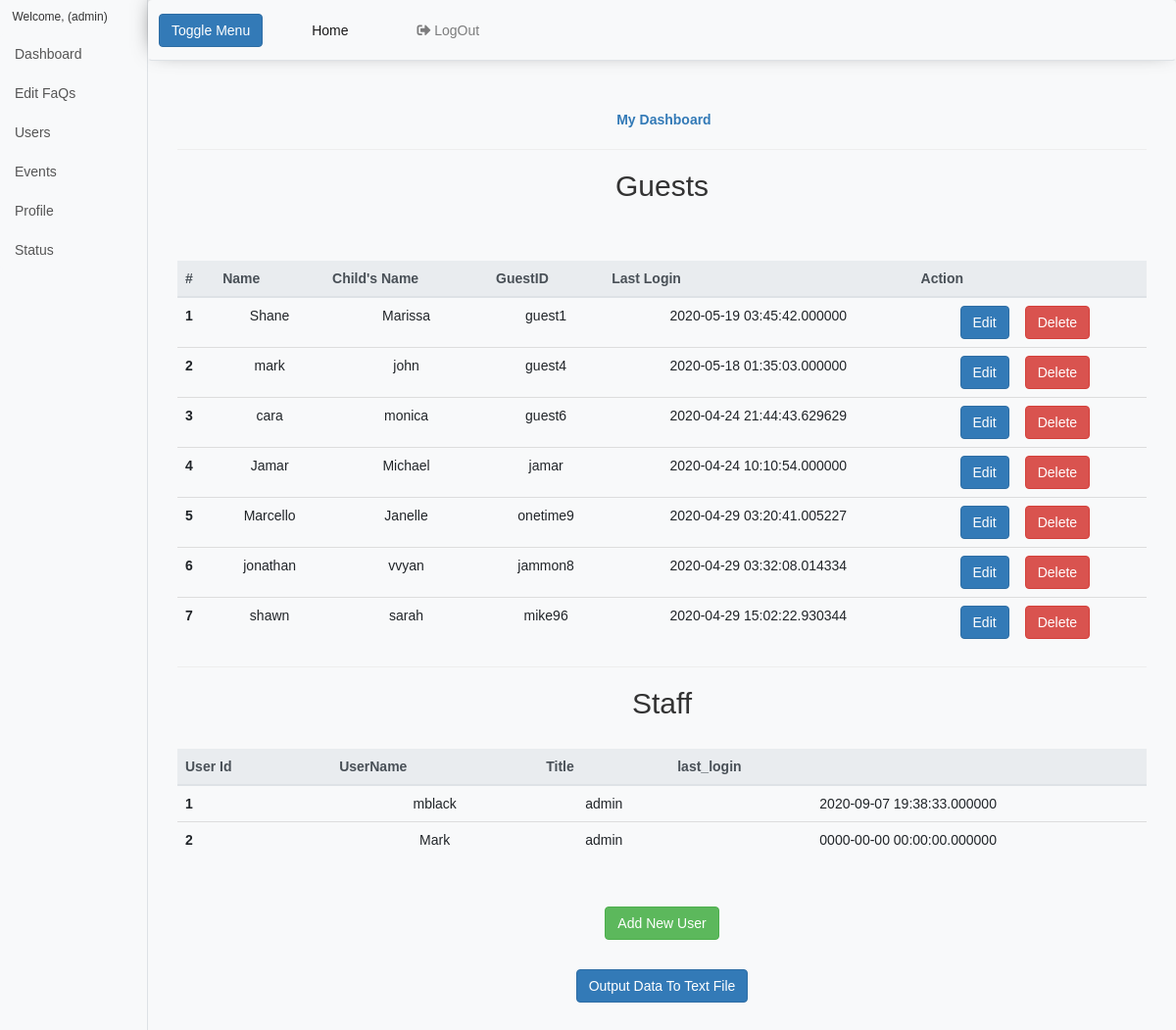
Before: /Hospital/dashboardUsers.php with the older database file.
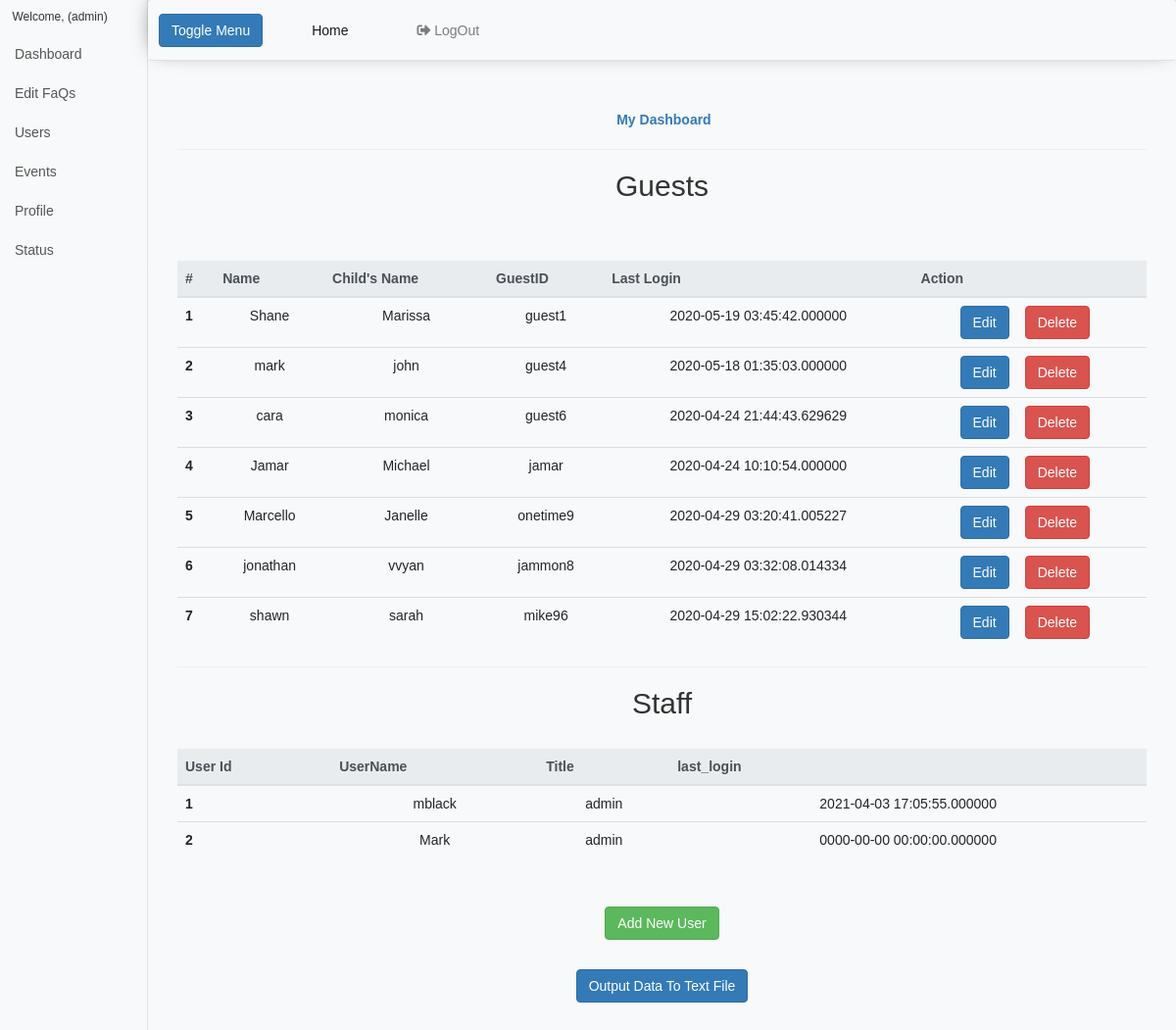
After: the same page with the newer database file.
### tables this page shows
CREATE TABLE `users` (
  `id` int(16) NOT NULL,
  `name` varchar(255) DEFAULT NULL,
  `child_name` varchar(255) DEFAULT NULL,
  `username` varchar(16) NOT NULL,
  `password` varchar(16) NOT NULL,
  `role` varchar(255) NOT NULL DEFAULT 'guest',
  `last_login` timestamp(6) NOT NULL DEFAULT current_timestamp(6) ON UPDATE current_timestamp(6)
);

### Hospital/includes/autoloader.php (called while the page is built, shortened)
<?php
function myAutoLoader($className)
{
	$searchFiles = array(
       	    INCLUDES_DIR.$className.'.php',
			    );
    foreach ($searchFiles as $file) {
    	if (file_exists($file)) {
			return;
    	}
    }
}

### Hospital/includes/manageUsersClass.php (called while the page is built, shortened)
<?php
class manageUsersClass {
  public function getAllUsers()
  {
    $conn = new databaseClass(DB_HOST,DB_UNAME,DB_PASS,DB_DBNAME);
    $stmt = "SELECT * FROM users;";
    $result =  mysqli_query($conn->getDB(),$stmt);
    $resultcheck = mysqli_num_rows($result);
    if($resultcheck > 0)
    {
      while($row = mysqli_fetch_assoc($result))
      {
        $users[] = $row;
      }
      return $users;
    }
  }
}

### Hospital/includes/databaseClass.php (called while the page is built, shortened)
<?php
class databaseClass
{
  private $_mysqli;
  public function __construct(string $db_host,string $users,string $password,string $db_name)
  {
    $this->_mysqli = new mysqli($db_host,$users,$password,$db_name);
  }
  public function getDB()
  {
    return $this->_mysqli;
  }
}

### Hospital/dashboardUsers.php (the view, shortened to what this page needs)
<?php
$getUsers = new manageUsersClass();
$users = $getUsers->getAllUsers();
$countGuest = 0;
$countStaff = 0;
?>
<?php $user = $_SESSION['user']; ?>
<!DOCTYPE html>
<html lang="en">
<head>
    <link rel="stylesheet" href="https://maxcdn.bootstrapcdn.com/bootstrap/4.4.1/css/bootstrap.min.css">
    <link rel="stylesheet" href="https://use.fontawesome.com/releases/v5.6.3/css/all.css"
>
    <link rel="stylesheet" type="text/css" href="css/style.css">
</head>
<body class="bg-light">
    <link href="vendor/bootstrap/css/bootstrap.min.css" rel="stylesheet">
    <link rel="stylesheet" type="text/css" href="css/style.css">
    <link href="css/simple-sidebar.css" rel="stylesheet">
    </head>
    <body class="bg-light">
        <div class="d-flex" id="wrapper">
            <div class="bg-light border-right" id="sidebar-wrapper">
                <div class="sidebar-heading">Welcome, <?php echo $user ?> (admin)</div>
                <div class="list-group list-group-flush">
                    <a href="#" class="list-group-item list-group-item-action bg-light">Dashboard</a>
                    <a href=dashboardFaqs class="list-group-item list-group-item-action bg-light">Edit FaQs</a>
                    <a href="dashboardUsers" class="list-group-item list-group-item-action bg-light">Users</a>
                    <a href="#" class="list-group-item list-group-item-action bg-light">Events</a>
                    <a href="#" class="list-group-item list-group-item-action bg-light">Profile</a>
                    <a href="#" class="list-group-item list-group-item-action bg-light">Status</a>
                </div>
            </div>
            <div id="page-content-wrapper">
                <nav class="navbar navbar-expand-lg navbar-expand-sm navbar-light bg-light border-bottom "
                    role="tablist">
                    <button class="btn btn-primary" id="menu-toggle">Toggle Menu</button>
                    <div class="collapse navbar-collapse" id="navbarSupportedContent">
                        <ul class="navbar-nav ml-auto mt-2 mt-lg-0">
                            <li class="nav-item active">
                                <a class="nav-link" href="index">Home <span class="sr-only">(current)</span></a>
                            </li>
                            <li class="nav-item">
                                <a class="nav-link" href="includes/logout"><i
                                        class="fas fa-sign-out-alt"></i>&nbspLogOut</a>
                            </li>
                    </div>
                </nav>
                <div class="container-fluid">
                    <div class="col-lg-12 col-md-12 col-sm-12 col-xs-12 text-center mt-5">
                        <a href="#"><strong><span class="fa fa-dashboard"></span> My Dashboard</strong></a>
                        <hr>
                        <div class="table-responsive-sm">
                            <table class="table mt-5" id="faqtable">
                                <h2>Guests</h2>
                                <thead class="thead-light">
                                    <tr>
                                        <th scope="col">#</th>
                                        <th scope="col">Name</th>
                                        <th scope="col">Child's Name</th>
                                        <th scope="col">GuestID</th>
                                        <th scope="col">Last Login</th>
                                        <th colspan="2" scope="col">Action</th>
                                    </tr>
                                </thead>
                                <tbody>
                                    <?php foreach ($users as $user) :  ?>
                                    <?php if ($user['role'] != "admin") : ?>
                                    <tr>
                                        <th scope="row"><?php echo ++$countGuest ?></th>
                                        <td><?php echo $user['name'] ?></td>
                                        <td><?php echo $user['child_name'] ?></td>
                                        <td><?php echo $user['username'] ?></td>
                                        <td><?php echo $user['last_login'] ?></td>
                                        <td><a href="dashboardUsers?edit_user=<?php echo $user['id']; ?>"
                                                class="btn btn-primary float-right" id="openuser">Edit</a></td>&nbsp
                                        <td> <a href="includes/process?delete_user=<?php echo $user['id']; ?>"
                                                class="btn btn-danger float-left">Delete</a></td>
                                    </tr>
                                    <?php endif; ?>
                                    <?php endforeach ?>
                                </tbody>
                            </table>
                        </div>
                        <div class="table-responsive-sm">
                            <table class="table mt-5 text-center" id="stafftable">
                                <hr>
                                <h2>Staff</h2>
                                <thead class="thead-light">
                                    <tr>
                                        <th scope="col">User Id</th>
                                        <th scope="col">UserName</th>
                                        <th scope="col">Title</th>
                                        <th scope="col">last_login</th>
                                    </tr>
                                </thead>
                                <tbody>
                                    <?php foreach ($users as $user) :  ?>
                                    <?php if ($user['role'] == "admin") : ?>
                                    <tr>
                                        <th scope="row"><?php echo ++$countStaff ?></th>
                                        <td><?php echo $user['username'] ?></td>
                                        <td><?php echo $user['role'] ?></td>
                                        <td><?php echo $user['last_login'] ?></td>
                                    </tr>
                                    <?php endif; ?>
                                    <?php endforeach ?>
                                </tbody>
                            </table>
                            <button class="btn btn-success mt-5" data-toggle="collapse" data-target="#createuser"> Add
                                New User</button>
                            <form method="post" action="includes/process">
                                <button type="submit" class="btn btn-primary mt-5 mb-10" name="output"><a
                                        href="./file.txt" style="color:white;" download>Output Data To Text File</a>
                                </button>
                            </form>
                        </div>
                    </div>
                </div>
                <br><br><br>
            </div>
    </body>
</html>

### Hospital/css/style.css (style rules this page uses)
body { font-family: "Poppins", sans-serif; }
nav { box-shadow: 0px -5px 22px -8px rgba(0, 0, 0, 0.75); margin-bottom: 10px; }
.navbar-nav > li { margin-right: 20px; padding-left: 30px; padding-right: 10px; }

### Hospital/css/simple-sidebar.css (style rules this page uses)
body { overflow-x: hidden; }
#sidebar-wrapper { min-height: 100vh; margin-left: -15rem; -webkit-transition: margin .25s ease-out; -moz-transition: margin .25s ease-out; -o-transition: margin .25s ease-out; transition: margin .25s ease-out; }
#sidebar-wrapper .sidebar-heading { padding: 0.875rem 1.25rem; font-size: 1.2rem; }
#sidebar-wrapper .list-group { width: 15rem; }
#page-content-wrapper { min-width: 100vw; }
@media (min-width: 768px) { #sidebar-wrapper { margin-left: 0; } }
@media (min-width: 768px) { #page-content-wrapper { min-width: 0; width: 100%; } }

Changed rows visible on the page:
changed users "mblack": last_login "2020-09-07 19:38:33.000000" → "2021-04-03 17:05:55.000000"
